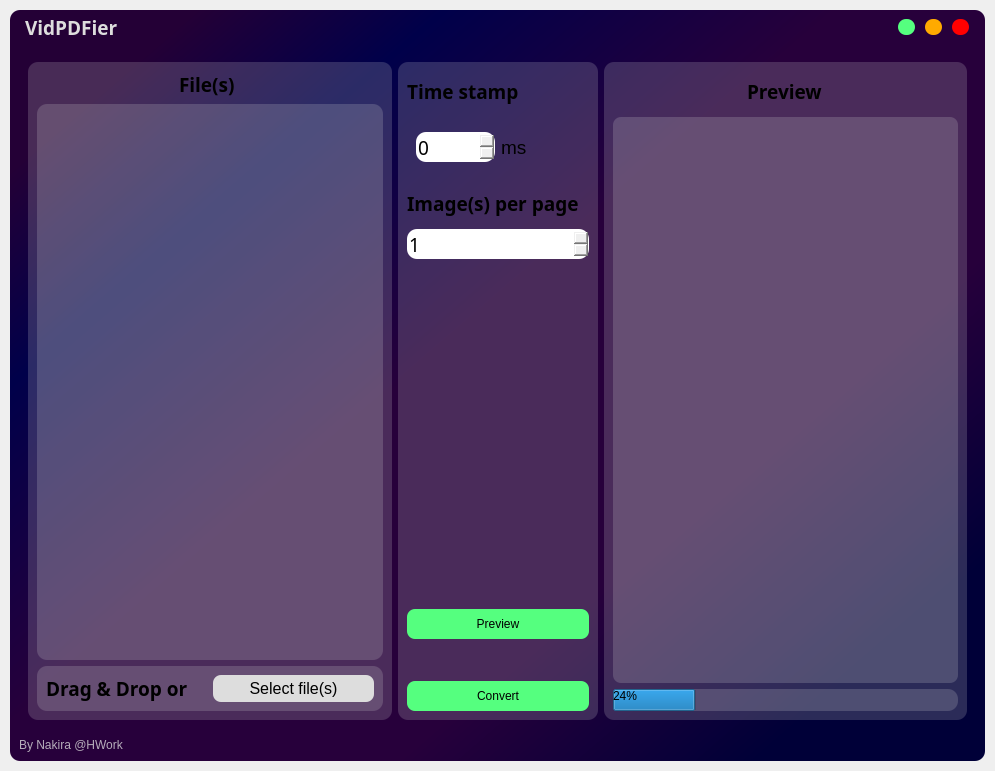
<?xml version="1.0" encoding="UTF-8"?>
<ui version="4.0">
 <class>MainWindow</class>
 <widget class="QMainWindow" name="MainWindow">
  <property name="geometry">
   <rect>
    <x>0</x>
    <y>0</y>
    <width>995</width>
    <height>771</height>
   </rect>
  </property>
  <property name="windowTitle">
   <string>MainWindow</string>
  </property>
  <widget class="QWidget" name="centralwidget">
   <layout class="QVBoxLayout" name="Drop_Shadow_layout">
    <property name="spacing">
     <number>0</number>
    </property>
    <property name="leftMargin">
     <number>10</number>
    </property>
    <property name="topMargin">
     <number>10</number>
    </property>
    <property name="rightMargin">
     <number>10</number>
    </property>
    <property name="bottomMargin">
     <number>10</number>
    </property>
    <item>
     <widget class="QFrame" name="Drop_Shadow">
      <property name="styleSheet">
       <string notr="true">border-radius: 10px;
background-color: qlineargradient(spread:pad, x1:0.94, y1:0.892, x2:0.034, y2:0.085, stop:0.0501949 rgba(0, 0, 56, 255), stop:0.275797 rgba(39, 0, 59, 255), stop:0.545966 rgba(39, 0, 59, 255), stop:0.793621 rgba(0, 0, 74, 255), stop:0.949805 rgba(36, 0, 54, 255));
</string>
      </property>
      <property name="frameShape">
       <enum>QFrame::StyledPanel</enum>
      </property>
      <property name="frameShadow">
       <enum>QFrame::Raised</enum>
      </property>
      <layout class="QVBoxLayout" name="verticalLayout">
       <property name="spacing">
        <number>0</number>
       </property>
       <property name="leftMargin">
        <number>0</number>
       </property>
       <property name="topMargin">
        <number>0</number>
       </property>
       <property name="rightMargin">
        <number>0</number>
       </property>
       <property name="bottomMargin">
        <number>0</number>
       </property>
       <item>
        <widget class="QFrame" name="Title_bar">
         <property name="maximumSize">
          <size>
           <width>16777215</width>
           <height>50</height>
          </size>
         </property>
         <property name="styleSheet">
          <string notr="true">background-color: none;;</string>
         </property>
         <property name="frameShape">
          <enum>QFrame::NoFrame</enum>
         </property>
         <property name="frameShadow">
          <enum>QFrame::Raised</enum>
         </property>
         <layout class="QHBoxLayout" name="horizontalLayout">
          <property name="spacing">
           <number>0</number>
          </property>
          <property name="leftMargin">
           <number>0</number>
          </property>
          <property name="topMargin">
           <number>0</number>
          </property>
          <property name="rightMargin">
           <number>0</number>
          </property>
          <property name="bottomMargin">
           <number>0</number>
          </property>
          <item>
           <widget class="QFrame" name="frame_title">
            <property name="frameShape">
             <enum>QFrame::StyledPanel</enum>
            </property>
            <property name="frameShadow">
             <enum>QFrame::Raised</enum>
            </property>
            <layout class="QVBoxLayout" name="verticalLayout_2">
             <property name="spacing">
              <number>0</number>
             </property>
             <property name="leftMargin">
              <number>15</number>
             </property>
             <property name="topMargin">
              <number>0</number>
             </property>
             <property name="rightMargin">
              <number>0</number>
             </property>
             <property name="bottomMargin">
              <number>0</number>
             </property>
             <item>
              <widget class="QLabel" name="label_title">
               <property name="font">
                <font>
                 <family>Sitka Display Semibold</family>
                 <pointsize>14</pointsize>
                 <weight>75</weight>
                 <bold>true</bold>
                </font>
               </property>
               <property name="styleSheet">
                <string notr="true">color: rgb(221, 221, 221);</string>
               </property>
               <property name="text">
                <string>VidPDFier</string>
               </property>
              </widget>
             </item>
            </layout>
           </widget>
          </item>
          <item>
           <widget class="QFrame" name="frame_bts">
            <property name="maximumSize">
             <size>
              <width>100</width>
              <height>16777215</height>
             </size>
            </property>
            <property name="frameShape">
             <enum>QFrame::StyledPanel</enum>
            </property>
            <property name="frameShadow">
             <enum>QFrame::Raised</enum>
            </property>
            <layout class="QHBoxLayout" name="horizontalLayout_2">
             <item>
              <widget class="QPushButton" name="btn_mini">
               <property name="minimumSize">
                <size>
                 <width>16</width>
                 <height>16</height>
                </size>
               </property>
               <property name="maximumSize">
                <size>
                 <width>17</width>
                 <height>17</height>
                </size>
               </property>
               <property name="styleSheet">
                <string notr="true">QPushButton{
border-radius:8;
background-color: rgb(85,255,127);
}
QPushButton:hover{
background-color: rgba(85,255,127,150);
}</string>
               </property>
               <property name="text">
                <string/>
               </property>
              </widget>
             </item>
             <item>
              <widget class="QPushButton" name="btn_maxi">
               <property name="minimumSize">
                <size>
                 <width>16</width>
                 <height>16</height>
                </size>
               </property>
               <property name="maximumSize">
                <size>
                 <width>17</width>
                 <height>17</height>
                </size>
               </property>
               <property name="styleSheet">
                <string notr="true">QPushButton{
border-radius:8;
background-color: rgb(255, 170, 0);
}
QPushButton:hover{
background-color: rgba(255, 85, 0, 150);
}</string>
               </property>
               <property name="text">
                <string/>
               </property>
              </widget>
             </item>
             <item>
              <widget class="QPushButton" name="btn_close">
               <property name="minimumSize">
                <size>
                 <width>16</width>
                 <height>16</height>
                </size>
               </property>
               <property name="maximumSize">
                <size>
                 <width>17</width>
                 <height>17</height>
                </size>
               </property>
               <property name="styleSheet">
                <string notr="true">QPushButton{
border-radius:8;
	background-color: rgb(255, 0, 0);
}
QPushButton:hover{
	background-color: rgba(255, 0, 0, 150);
}</string>
               </property>
               <property name="text">
                <string/>
               </property>
              </widget>
             </item>
            </layout>
           </widget>
          </item>
         </layout>
        </widget>
       </item>
       <item>
        <widget class="QFrame" name="content_bar">
         <property name="styleSheet">
          <string notr="true">background-color: none;;</string>
         </property>
         <property name="frameShape">
          <enum>QFrame::StyledPanel</enum>
         </property>
         <property name="frameShadow">
          <enum>QFrame::Raised</enum>
         </property>
         <layout class="QVBoxLayout" name="verticalLayout_4">
          <item>
           <widget class="QStackedWidget" name="stackedWidget">
            <property name="currentIndex">
             <number>1</number>
            </property>
            <widget class="QWidget" name="page0"/>
            <widget class="QWidget" name="page1">
             <layout class="QHBoxLayout" name="horizontalLayout_4">
              <item>
               <widget class="QFrame" name="leftgrid">
                <property name="enabled">
                 <bool>true</bool>
                </property>
                <property name="minimumSize">
                 <size>
                  <width>300</width>
                  <height>0</height>
                 </size>
                </property>
                <property name="styleSheet">
                 <string notr="true">background-color: rgba(221, 221, 221, 50);</string>
                </property>
                <property name="frameShape">
                 <enum>QFrame::StyledPanel</enum>
                </property>
                <property name="frameShadow">
                 <enum>QFrame::Raised</enum>
                </property>
                <layout class="QGridLayout" name="gridLayout_2">
                 <item row="2" column="0">
                  <widget class="QFrame" name="left_bottom">
                   <property name="maximumSize">
                    <size>
                     <width>16777215</width>
                     <height>50</height>
                    </size>
                   </property>
                   <property name="frameShape">
                    <enum>QFrame::StyledPanel</enum>
                   </property>
                   <property name="frameShadow">
                    <enum>QFrame::Raised</enum>
                   </property>
                   <layout class="QHBoxLayout" name="horizontalLayout_6">
                    <item>
                     <widget class="QLabel" name="label_7">
                      <property name="font">
                       <font>
                        <family>Segoe UI Variable Display</family>
                        <pointsize>14</pointsize>
                        <weight>75</weight>
                        <bold>true</bold>
                       </font>
                      </property>
                      <property name="styleSheet">
                       <string notr="true">background:none</string>
                      </property>
                      <property name="text">
                       <string>Drag &amp; Drop or </string>
                      </property>
                     </widget>
                    </item>
                    <item>
                     <widget class="QPushButton" name="left_select_btn">
                      <property name="maximumSize">
                       <size>
                        <width>16777215</width>
                        <height>30</height>
                       </size>
                      </property>
                      <property name="font">
                       <font>
                        <family>Segoe UI</family>
                        <pointsize>12</pointsize>
                        <weight>50</weight>
                        <bold>false</bold>
                       </font>
                      </property>
                      <property name="styleSheet">
                       <string notr="true">QPushButton{
border-radius:8;
background-color: rgb(221, 221, 221);
}
QPushButton:hover{
background-color: rgba(221, 221, 221, 150);
}</string>
                      </property>
                      <property name="text">
                       <string>Select file(s)</string>
                      </property>
                     </widget>
                    </item>
                   </layout>
                  </widget>
                 </item>
                 <item row="1" column="0">
                  <widget class="QListWidget" name="listWidget"/>
                 </item>
                 <item row="0" column="0" alignment="Qt::AlignHCenter">
                  <widget class="QLabel" name="label_6">
                   <property name="maximumSize">
                    <size>
                     <width>16777215</width>
                     <height>40</height>
                    </size>
                   </property>
                   <property name="font">
                    <font>
                     <family>Segoe UI Variable Display</family>
                     <pointsize>14</pointsize>
                     <weight>75</weight>
                     <bold>true</bold>
                    </font>
                   </property>
                   <property name="styleSheet">
                    <string notr="true">background:none</string>
                   </property>
                   <property name="text">
                    <string>File(s) </string>
                   </property>
                  </widget>
                 </item>
                </layout>
               </widget>
              </item>
              <item>
               <widget class="QFrame" name="middle_panel">
                <property name="minimumSize">
                 <size>
                  <width>200</width>
                  <height>0</height>
                 </size>
                </property>
                <property name="maximumSize">
                 <size>
                  <width>400</width>
                  <height>16777215</height>
                 </size>
                </property>
                <property name="styleSheet">
                 <string notr="true">background-color: rgba(221, 221, 221, 50);</string>
                </property>
                <property name="frameShape">
                 <enum>QFrame::StyledPanel</enum>
                </property>
                <property name="frameShadow">
                 <enum>QFrame::Raised</enum>
                </property>
                <layout class="QVBoxLayout" name="verticalLayout_5">
                 <item>
                  <widget class="QLabel" name="label_8">
                   <property name="maximumSize">
                    <size>
                     <width>16777215</width>
                     <height>40</height>
                    </size>
                   </property>
                   <property name="font">
                    <font>
                     <family>Segoe UI Variable Display</family>
                     <pointsize>14</pointsize>
                     <weight>75</weight>
                     <bold>true</bold>
                    </font>
                   </property>
                   <property name="styleSheet">
                    <string notr="true">background:none</string>
                   </property>
                   <property name="text">
                    <string>Time stamp</string>
                   </property>
                  </widget>
                 </item>
                 <item>
                  <widget class="QFrame" name="time_int">
                   <property name="maximumSize">
                    <size>
                     <width>16777215</width>
                     <height>60</height>
                    </size>
                   </property>
                   <property name="styleSheet">
                    <string notr="true">background:none</string>
                   </property>
                   <property name="frameShape">
                    <enum>QFrame::StyledPanel</enum>
                   </property>
                   <property name="frameShadow">
                    <enum>QFrame::Raised</enum>
                   </property>
                   <layout class="QHBoxLayout" name="horizontalLayout_5">
                    <item>
                     <widget class="QSpinBox" name="spinBox">
                      <property name="maximumSize">
                       <size>
                        <width>16777215</width>
                        <height>30</height>
                       </size>
                      </property>
                      <property name="font">
                       <font>
                        <family>Segoe MDL2 Assets</family>
                        <pointsize>14</pointsize>
                       </font>
                      </property>
                     </widget>
                    </item>
                    <item>
                     <widget class="QLabel" name="label_3">
                      <property name="font">
                       <font>
                        <family>Segoe UI Symbol</family>
                        <pointsize>14</pointsize>
                       </font>
                      </property>
                      <property name="styleSheet">
                       <string notr="true">background:none</string>
                      </property>
                      <property name="text">
                       <string>ms</string>
                      </property>
                     </widget>
                    </item>
                   </layout>
                  </widget>
                 </item>
                 <item>
                  <widget class="QLabel" name="label_9">
                   <property name="maximumSize">
                    <size>
                     <width>16777215</width>
                     <height>40</height>
                    </size>
                   </property>
                   <property name="font">
                    <font>
                     <family>Segoe UI Variable Display</family>
                     <pointsize>14</pointsize>
                     <weight>75</weight>
                     <bold>true</bold>
                    </font>
                   </property>
                   <property name="styleSheet">
                    <string notr="true">background:none</string>
                   </property>
                   <property name="text">
                    <string>Image(s) per page</string>
                   </property>
                  </widget>
                 </item>
                 <item>
                  <widget class="QSpinBox" name="imgpp_spin">
                   <property name="maximumSize">
                    <size>
                     <width>16777215</width>
                     <height>30</height>
                    </size>
                   </property>
                   <property name="font">
                    <font>
                     <family>Segoe MDL2 Assets</family>
                     <pointsize>14</pointsize>
                    </font>
                   </property>
                   <property name="styleSheet">
                    <string notr="true">background:none</string>
                   </property>
                   <property name="minimum">
                    <number>1</number>
                   </property>
                   <property name="maximum">
                    <number>4</number>
                   </property>
                  </widget>
                 </item>
                 <item>
                  <widget class="QFrame" name="frame_6">
                   <property name="styleSheet">
                    <string notr="true">background:none</string>
                   </property>
                   <property name="frameShape">
                    <enum>QFrame::StyledPanel</enum>
                   </property>
                   <property name="frameShadow">
                    <enum>QFrame::Raised</enum>
                   </property>
                  </widget>
                 </item>
                 <item>
                  <widget class="QPushButton" name="preview_btn">
                   <property name="maximumSize">
                    <size>
                     <width>16777215</width>
                     <height>30</height>
                    </size>
                   </property>
                   <property name="styleSheet">
                    <string notr="true">QPushButton{
border-radius:8;
background-color: rgb(85,255,127);
}
QPushButton:hover{
background-color: rgba(85,255,127,150);
}</string>
                   </property>
                   <property name="text">
                    <string>Preview</string>
                   </property>
                  </widget>
                 </item>
                 <item>
                  <widget class="QFrame" name="frame_7">
                   <property name="maximumSize">
                    <size>
                     <width>16777215</width>
                     <height>30</height>
                    </size>
                   </property>
                   <property name="styleSheet">
                    <string notr="true">background:none</string>
                   </property>
                   <property name="frameShape">
                    <enum>QFrame::StyledPanel</enum>
                   </property>
                   <property name="frameShadow">
                    <enum>QFrame::Raised</enum>
                   </property>
                  </widget>
                 </item>
                 <item>
                  <widget class="QPushButton" name="convert_btn">
                   <property name="maximumSize">
                    <size>
                     <width>16777215</width>
                     <height>30</height>
                    </size>
                   </property>
                   <property name="styleSheet">
                    <string notr="true">QPushButton{
border-radius:8;
background-color: rgb(85,255,127);
}
QPushButton:hover{
background-color: rgba(85,255,127,150);
}</string>
                   </property>
                   <property name="text">
                    <string>Convert</string>
                   </property>
                  </widget>
                 </item>
                </layout>
               </widget>
              </item>
              <item>
               <widget class="QFrame" name="rightgrid">
                <property name="maximumSize">
                 <size>
                  <width>1000</width>
                  <height>16777215</height>
                 </size>
                </property>
                <property name="styleSheet">
                 <string notr="true">background-color: rgba(221, 221, 221, 50)</string>
                </property>
                <property name="frameShape">
                 <enum>QFrame::StyledPanel</enum>
                </property>
                <property name="frameShadow">
                 <enum>QFrame::Raised</enum>
                </property>
                <layout class="QGridLayout" name="gridLayout">
                 <item row="0" column="0" alignment="Qt::AlignHCenter">
                  <widget class="QLabel" name="label_5">
                   <property name="maximumSize">
                    <size>
                     <width>16777215</width>
                     <height>40</height>
                    </size>
                   </property>
                   <property name="font">
                    <font>
                     <family>Segoe UI Variable Display</family>
                     <pointsize>14</pointsize>
                     <weight>75</weight>
                     <bold>true</bold>
                    </font>
                   </property>
                   <property name="styleSheet">
                    <string notr="true">background:none</string>
                   </property>
                   <property name="text">
                    <string>Preview</string>
                   </property>
                  </widget>
                 </item>
                 <item row="2" column="0">
                  <widget class="QProgressBar" name="progressBar">
                   <property name="value">
                    <number>24</number>
                   </property>
                  </widget>
                 </item>
                 <item row="1" column="0">
                  <widget class="QFrame" name="right_content">
                   <property name="styleSheet">
                    <string notr="true">border-radius:8px;</string>
                   </property>
                   <property name="frameShape">
                    <enum>QFrame::StyledPanel</enum>
                   </property>
                   <property name="frameShadow">
                    <enum>QFrame::Raised</enum>
                   </property>
                  </widget>
                 </item>
                </layout>
               </widget>
              </item>
             </layout>
            </widget>
           </widget>
          </item>
         </layout>
        </widget>
       </item>
       <item>
        <widget class="QFrame" name="credit_bar">
         <property name="maximumSize">
          <size>
           <width>16777215</width>
           <height>30</height>
          </size>
         </property>
         <property name="styleSheet">
          <string notr="true">background-color: none;;</string>
         </property>
         <property name="frameShape">
          <enum>QFrame::StyledPanel</enum>
         </property>
         <property name="frameShadow">
          <enum>QFrame::Raised</enum>
         </property>
         <layout class="QHBoxLayout" name="horizontalLayout_3">
          <property name="spacing">
           <number>0</number>
          </property>
          <property name="leftMargin">
           <number>0</number>
          </property>
          <property name="topMargin">
           <number>0</number>
          </property>
          <property name="rightMargin">
           <number>0</number>
          </property>
          <property name="bottomMargin">
           <number>0</number>
          </property>
          <item>
           <widget class="QFrame" name="frame">
            <property name="maximumSize">
             <size>
              <width>16777215</width>
              <height>30</height>
             </size>
            </property>
            <property name="frameShape">
             <enum>QFrame::StyledPanel</enum>
            </property>
            <property name="frameShadow">
             <enum>QFrame::Raised</enum>
            </property>
            <layout class="QVBoxLayout" name="verticalLayout_3">
             <property name="spacing">
              <number>0</number>
             </property>
             <property name="leftMargin">
              <number>9</number>
             </property>
             <property name="topMargin">
              <number>0</number>
             </property>
             <property name="rightMargin">
              <number>0</number>
             </property>
             <property name="bottomMargin">
              <number>9</number>
             </property>
             <item>
              <widget class="QLabel" name="label">
               <property name="styleSheet">
                <string notr="true">color: rgba(221, 221, 221, 200);</string>
               </property>
               <property name="text">
                <string>By Nakira @HWork</string>
               </property>
              </widget>
             </item>
            </layout>
           </widget>
          </item>
          <item>
           <widget class="QFrame" name="frame_grip">
            <property name="maximumSize">
             <size>
              <width>30</width>
              <height>30</height>
             </size>
            </property>
            <property name="frameShape">
             <enum>QFrame::StyledPanel</enum>
            </property>
            <property name="frameShadow">
             <enum>QFrame::Raised</enum>
            </property>
           </widget>
          </item>
         </layout>
        </widget>
       </item>
      </layout>
     </widget>
    </item>
   </layout>
  </widget>
 </widget>
 <resources/>
 <connections/>
</ui>
